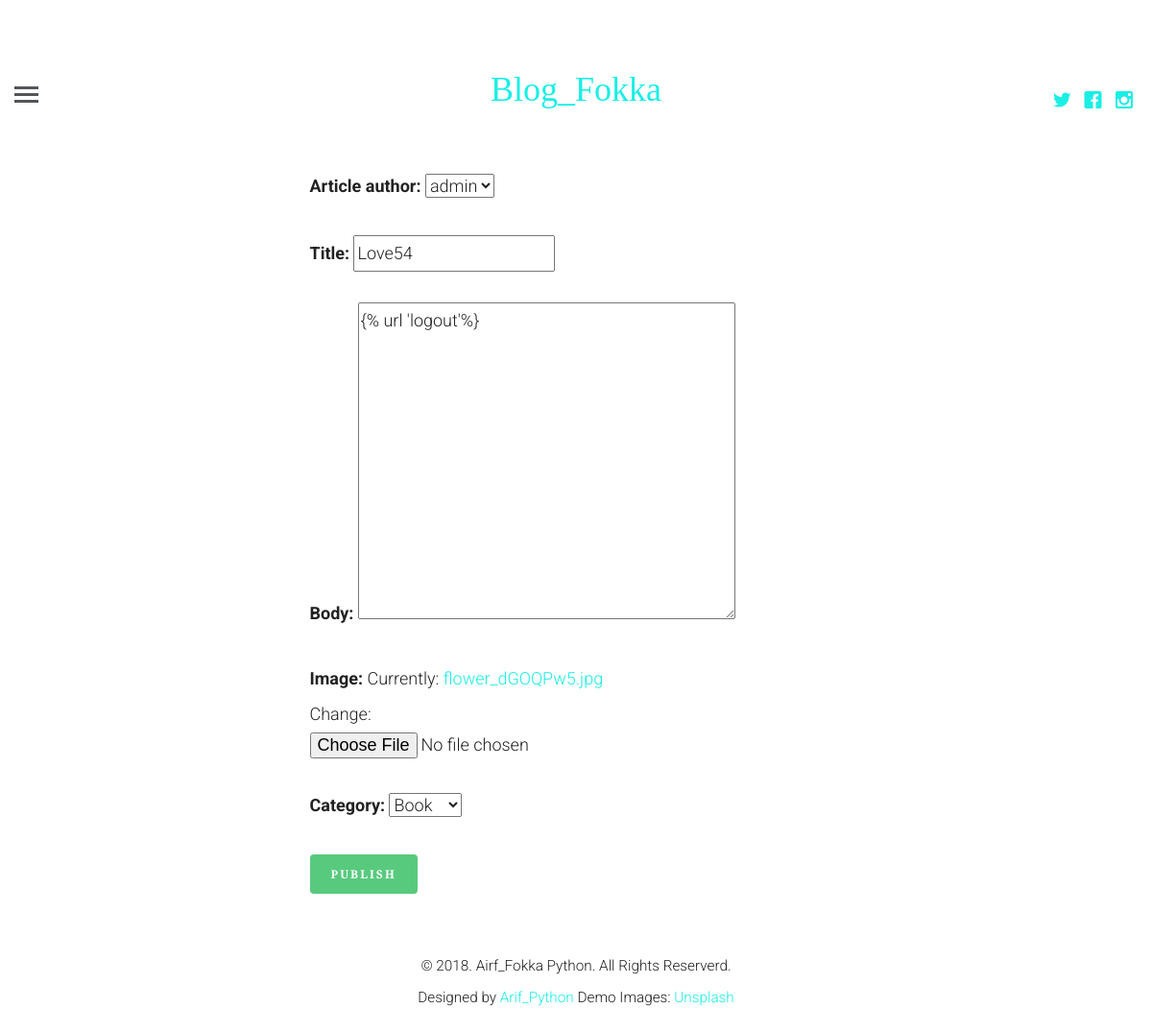
The page /update/10 (signed in) on the database its author committed.
### blogapp/models.py (models this page shows, shortened)
class article (models.Model):
    article_author=models.ForeignKey(author, on_delete=models.CASCADE )
    title=models.CharField(max_length=250)
    posted_on=models.DateTimeField(auto_now=False, auto_now_add=True)
    update_on=models.DateTimeField(auto_now=True,auto_now_add=False)
    body=models.TextField()
    image = models.FileField()
    category=models.ForeignKey(category, on_delete=models.CASCADE)

### blogapp/views.py (the view)
# urls.py: path('update/<int:id>', views.getupdate, name='update'),
def getupdate(request, id):
    if request.user.is_authenticated:
        post=get_object_or_404(article, id=id)
        form = createForm(request.POST or None, request.FILES or None, instance=post)
        if form.is_valid():
            instance = form.save(commit=False)
            instance.save()
            messages.success(request, ' Article Update is Successfully ')
            return redirect('profile')
        contex = {
            'form': form
        }
        return render(request, 'create.html', contex)
    else:
        return redirect('login')

### blogapp/forms.py
class createForm(forms.ModelForm):
    class Meta:
        model=article
        fields=[
            'article_author',
            'title',
            'body',
            'image',
            'category',
        ]

### blogapp/models.py (called while the page is built)
    def __str__(self):
        return self.name.username

    def __str__(self):
        return self.name

### templates/create.html (shortened to what this page needs)
{% extends 'base.html' %}
{% block content %}
    <div class="container-fluid">
        <div class="col-md-6 col-md-offset-3">
        <form action="" method="POST" enctype="multipart/form-data">
                {{ form.as_p }}
            <button class="btn btn-success"> Publish </button>
        </form>
    </div>
    </div>
{% endblock %}

### blogapp/static/css/style.css (style rules this page uses)
html { background: #fff; }
body { font-family: "Roboto", arial, sans-serif; font-size: 18px; font-weight: 300; line-height: 1.8; color: #222; background: #fff; }
a { color: #19efe5!important; -webkit-transition: 0.5s; -o-transition: 0.5s; transition: 0.5s; }
p { margin-bottom: 30px; }
.btn { margin-right: 4px; margin-bottom: 4px; font-family: "Playfair Display", times, serif; font-size: 12px; letter-spacing: 2px; text-transform: uppercase; font-weight: 700; -webkit-border-radius: 4px; -moz-border-radius: 4px; -ms-border-radius: 4px; border-radius: 4px; -webkit-transition: 0.5s; -o-transition: 0.5s; transition: 0.5s; }
.btn-success { background: #58ca7e; color: #fff; border: 2px solid #58ca7e; }

### rows shown on the page
article: article_author "admin", title "Love54", body "{% url 'logout'%}", category "Book"
